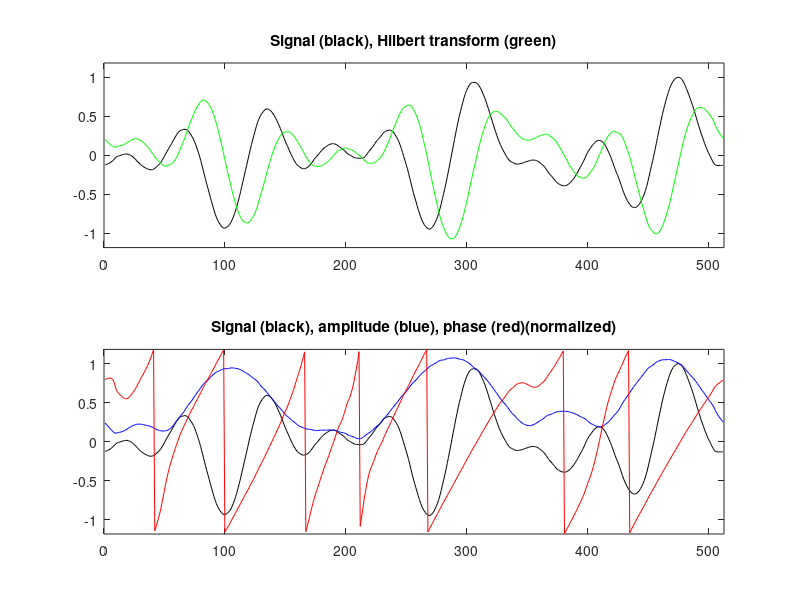

Reproduce this figure in MATLAB.
%
% This source code is freely distributed from the "colormonogenic" website:
% http://xlim-sic.labo.univ-poitiers.fr/projets/colormonogenic/
% published in 2018,
% which presents the main research results by 
% Raphaël Soulard & Philippe Carré,
% from the XLIM Laboratory (UMR CNRS 7252),
% University of Poitiers, France.
%
% Author: R. Soulard.
%

% No dependency

% ----------------------------------------------------------------- %
% Script to illustrate the Hilbert transform & the analytic signal  %
% ----------------------------------------------------------------- %


% ----------------------------------------------------------------- %
% Hard coded input signal (band-limited oscillation):
t = [-0.1229210 -0.1185021 -0.1101423 -0.1036942 -0.0958320 -0.0837279 -0.0718887 -0.0567781 -0.0383785 -0.0239651 -0.0154211 -0.0092513 -0.0038859 ...
0.0002462 0.0057841 0.0112014 0.0136911 0.0156796 0.0172724 0.0142759 0.0076443 0.0000699 ...
-0.0090102 -0.0218059 -0.0354899 -0.0499225 -0.0688981 -0.0853658 -0.0993987 -0.1164933 -0.1296392 -0.1396271 -0.1513077 -0.1596905 -0.1668920 -0.1752461 -0.1818955 -0.1852036 -0.1863883 -0.1844367 -0.1768443 -0.1669090 -0.1552451 -0.1422573 -0.1266939 -0.1102790 -0.0915428 -0.0660475 -0.0407165 -0.0123339 ...
0.0183823 0.0450302 0.0723941 0.0989519 0.1237809 0.1516986 0.1798037 0.2065632 0.2356088 0.2615085 0.2835335 0.3026714 0.3150803 0.3234994 0.3281748 0.3312894 0.3337546 0.3306413 0.3217343 0.3056970 0.2836813 0.2598175 0.2361316 0.2087528 0.1723591 0.1316153 0.0870568 0.0398950 ...
-0.0096187 -0.0642177 -0.1226225 -0.1859446 -0.2475444 -0.3077597 -0.3681753 -0.4239260 -0.4802331 -0.5381015 -0.5945996 -0.6497285 -0.7015707 -0.7494271 -0.7928987 -0.8296296 -0.8590701 -0.8839255 -0.9052917 -0.9226828 -0.9332960 -0.9335931 -0.9259319 -0.9159064 -0.9023358 -0.8839446 -0.8600609 -0.8279645 -0.7904164 -0.7460266 -0.6992772 -0.6482429 -0.5906480 -0.5320456 -0.4667334 -0.3993310 -0.3326416 -0.2650761 -0.1980987 -0.1308989 -0.0629033 ...
0.0068623 0.0729960 0.1358413 0.1957703 0.2536717 0.3107122 0.3658042 0.4179305 0.4593354 0.4929307 0.5206379 0.5422267 0.5632051 0.5807672 0.5909296 0.5940772 0.5903884 0.5800764 0.5675680 0.5505606 0.5284691 0.5038810 0.4757054 0.4437052 0.4099135 0.3769497 0.3404692 0.3013063 0.2593550 0.2183387 0.1806294 0.1440844 0.1107057 0.0741504 0.0376942 0.0060084 ...
-0.0263717 -0.0567707 -0.0837527 -0.1074705 -0.1263471 -0.1405364 -0.1504295 -0.1616021 -0.1689171 -0.1721524 -0.1724411 -0.1661140 -0.1578163 -0.1466518 -0.1335618 -0.1154753 -0.0934650 -0.0717819 -0.0495638 -0.0306205 -0.0134502 ...
0.0045261 0.0222341 0.0416012 0.0596844 0.0756385 0.0909478 0.1025940 0.1129914 0.1243924 0.1336001 0.1415376 0.1463075 0.1477534 0.1491202 0.1450208 0.1381880 0.1299297 0.1159179 0.1037321 0.0950450 0.0859915 0.0752058 0.0600624 0.0446638 0.0278791 0.0150264 0.0083508 ...
-0.0014683 -0.0111710 -0.0194770 -0.0277389 -0.0336631 -0.0353193 -0.0362915 -0.0385810 -0.0379294 -0.0369832 -0.0356528 -0.0283862 -0.0155223 ...
0.0027363 0.0247176 0.0466890 0.0648766 0.0820727 0.1023732 0.1227070 0.1464548 0.1705793 0.1888000 0.2058737 0.2243849 0.2424501 0.2618643 0.2835678 0.2984326 0.3066299 0.3155628 0.3191742 0.3214201 0.3230820 0.3142505 0.3019488 0.28403 0.2601757 0.2355320 0.2065806 0.1727435 0.1326282 0.0869165 0.0359479 ...
-0.0152852 -0.0668173 -0.1188723 -0.1706267 -0.2288888 -0.2916142 -0.353922 -0.4177622 -0.4781458 -0.5328707 -0.5871642 -0.6404173 -0.6921052 -0.7407549 -0.7876152 -0.8289570 -0.8615776 -0.8879416 -0.9090034 -0.9274090 -0.9392620 -0.9448660 -0.9434787 -0.9304918 -0.9125239 -0.8907900 -0.8598371 -0.8246313 -0.7873697 -0.7400271 -0.6844587 -0.6231238 -0.5564811 -0.4913639 -0.4261274 -0.3549610 -0.2789743 -0.2007549 -0.1216657 -0.0414876 ...
0.0392547 0.1196346 0.2027810 0.2821879 0.3575194 0.4326976 0.5003817 0.5632255 0.6258148 0.6859207 0.7416471 0.7894165 0.8291701 0.8639510 0.8922064 0.9132311 0.9265054 0.9325326 0.9326599 0.9311884 0.9283805 0.9167457 0.8981579 0.8742729 0.8441507 0.8094665 0.7737621 0.7365932 0.6928126 0.6471311 0.5996825 0.5475779 0.4978411 0.4483471 0.3981703 0.3489793 0.3008232 0.2569986 0.2128094 0.1716049 0.1354285 0.1011874 0.0707808 0.0427511 0.0150284 ...
-0.0136766 -0.0388826 -0.0591946 -0.0749157 -0.0840580 -0.0909983 -0.0990965 -0.1074899 -0.1124239 -0.1131956 -0.1113566 -0.1083079 -0.1054554 -0.1014348 -0.0954188 -0.0892523 -0.0842096 -0.0787033 -0.0745528 -0.0694397 -0.0643965 -0.0622156 -0.0605688 -0.0619011 -0.0644051 -0.0692746 -0.0766276 -0.0863476 -0.0999878 -0.1127861 -0.1245856 -0.1394279 -0.1585252 -0.1802459 -0.2039155 -0.2272199 -0.2447492 -0.2602655 -0.2796558 -0.2988106 -0.3166374 -0.3359981 -0.3515650 -0.3616986 -0.3736019 -0.3819791 -0.3853668 -0.3891931 -0.3902952 -0.3879728 -0.3825960 -0.3738229 -0.3620425 -0.3469784 -0.3292612 ...
-0.3113509 -0.2904410 -0.2658018 -0.2416748 -0.2144084 -0.1838726 -0.1565083 -0.1302188 -0.0996608 -0.0681081 -0.0348125 ...
0.0013371 0.0332905 0.0597692 0.0824291 0.1026146 0.1246041 0.1444115 0.1616825 0.1765170 0.1851940 0.1909776 0.1907703 0.1857015 0.1775716 0.1645021 0.1467065 0.1225907 0.0918438 0.0584851 0.0250525 ...
-0.0109465 -0.0502679 -0.0929990 -0.1381644 -0.1806232 -0.2192145 -0.2569195 -0.2959341 -0.3404680 -0.3873493 -0.4329839 -0.4780115 -0.5155403 -0.5474304 -0.5793643 -0.6054490 -0.6277056 -0.6473081 -0.6601195 -0.6677372 -0.6706552 -0.6677898 -0.6574676 -0.6426049 -0.6248140 -0.5998307 -0.5700928 -0.5364386 -0.4960990 -0.4505398 -0.3988728 -0.3378842 -0.2697899 -0.2018648 -0.1341011 -0.0667636 ...
0.0024745 0.075085 0.1511886 0.2289801 0.3041367 0.3785473 0.4501618 0.5209479 0.5870160 0.6459290 0.7033971 0.7560147 0.8060037 0.8540617 0.8930887 0.9259424 0.9512381 0.9700188 0.9858961 0.9951267 1 0.9979664 0.9886142 0.9744299 0.9517073 0.9229859 0.8897328 0.8511713 0.8108946 0.7695530 0.7281699 0.6841046 0.6383701 0.5902538 0.5376274 0.4863086 0.4318970 0.3798978 0.3316512 0.2827943 0.2392419 0.1957080 0.1508337 0.1100066 0.0722220 0.0374001 0.0071582 ...
-0.0246008 -0.0575360 -0.0864486 -0.1113288 -0.1251933 -0.1292798 -0.1311267 -0.1303529 -0.1312404 -0.1314382 -0.1264474 ];
% ----------------------------------------------------------------- %
% ----------------------------------------------------------------- %
N = length(t); % number of samples

% Numerical approximation of the Hilbert transform in the FFT domain:
W = (-floor(N/2):ceil(N/2)-1)/N; % frequency coordinates
H = ifftshift(  -1i * sign(W)  ); % sampled Fourier response

% FFT-domain Hilbert transform of the input signal 't':
hilb = real(ifft(  fft(t) .* H  )); 

sa = t + 1i*hilb; % complex valued analytic signal associated to input signal
amp = abs(sa);    % instantaneous amplitude envelope
phz = angle(sa);  % instantaneous phase
% ----------------------------------------------------------------- %
% Generate illustrations of the result.
% ----------------------------------------------------------------- %

mx = 1.1*max(amp);

figure;
subplot(211);
plot(1:N,t,'k'); hold on;
plot(1:N,hilb,'g');
axis([0 N+1 -mx mx]);
title('Signal (black), Hilbert transform (green)');
subplot(212);
plot(1:N,t,'k'); hold on;
plot(1:N,amp,'b'); hold on;
plot(1:N,phz*mx/pi,'r');
axis([0 N+1 -mx mx]);
title('Signal (black), amplitude (blue), phase (red)(normalized)');

